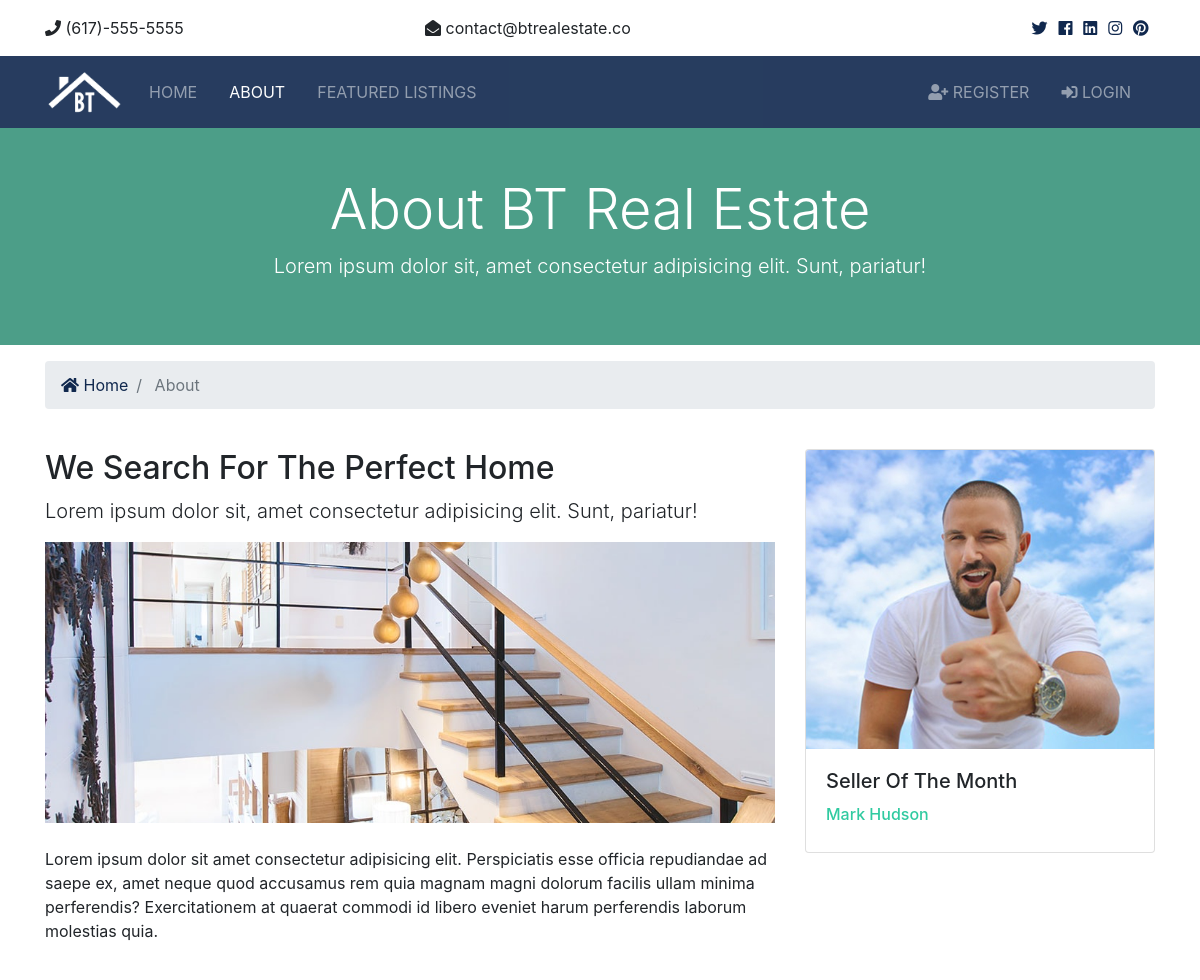
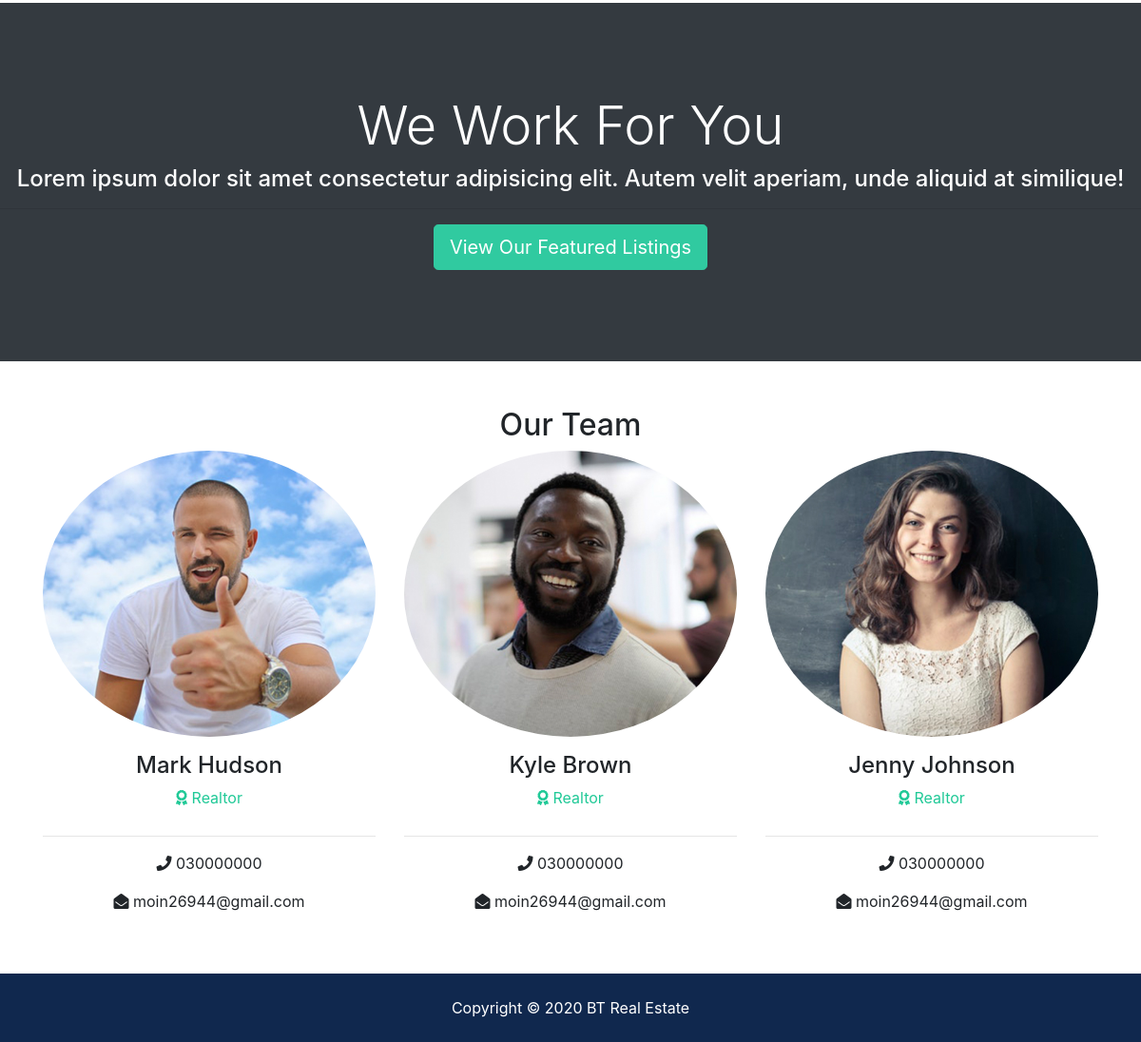
/about, run on the app's committed database (2 pictures, top to bottom).
### realtors/models.py (models this page shows, shortened)
class Realtor(models.Model):
    name=models.CharField(max_length=200)
    photo = models.ImageField(upload_to="photo/%Y/%m/%d/")
    description = models.TextField(blank=True)
    phone = models.CharField(max_length=20)
    email=models.CharField(max_length=50)
    is_mvp = models.BooleanField(default=False)
    hire_date = models.DateTimeField(default=datetime.now(),blank=True)

### pages/views.py (the view)
# urls.py: path("about",views.about,name="about"),
def about(request):
    realtors=Realtor.objects.order_by('-hire_date')
    mvp_realtors=Realtor.objects.all().filter(is_mvp=True)
    context={
        'realtors':realtors,
        'mvp_realtors':mvp_realtors
    }
    return render(request,"pages/about.html",context)

### templates/pages/about.html (shortened to what this page needs)
{% extends "base.html" %}
{% load static %}
{% block content %}
<section id="showcase-inner" class="py-5 text-white">
    <div class="container">
      <div class="row text-center">
        <div class="col-md-12">
          <h1 class="display-4">About BT Real Estate</h1>
          <p class="lead">Lorem ipsum dolor sit, amet consectetur adipisicing elit. Sunt, pariatur!</p>
        </div>
      </div>
    </div>
  </section>
  <section id="bc" class="mt-3">
    <div class="container">
      <nav aria-label="breadcrumb">
        <ol class="breadcrumb">
          <li class="breadcrumb-item">
            <a href="{% url 'home' %}">
              <i class="fas fa-home"></i> Home</a>
          </li>
          <li class="breadcrumb-item active"> About</li>
        </ol>
      </nav>
    </div>
  </section>
  <section id="about" class="py-4">
    <div class="container">
      <div class="row">
        <div class="col-md-8">
          <h2>We Search For The Perfect Home</h2>
          <p class="lead">Lorem ipsum dolor sit, amet consectetur adipisicing elit. Sunt, pariatur!</p>
          <img src="{% static 'img/about.jpg' %}" alt="">
          <p class="mt-4">Lorem ipsum dolor sit amet consectetur adipisicing elit. Perspiciatis esse officia repudiandae ad saepe ex, amet
            neque quod accusamus rem quia magnam magni dolorum facilis ullam minima perferendis? Exercitationem at quaerat
            commodi id libero eveniet harum perferendis laborum molestias quia.</p>
        </div>
        <div class="col-md-4">
          {% if mvp_realtors %}
            {% for mvp_realtor in mvp_realtors %}
              <div class="card">
                <img class="card-img-top" src="{{ mvp_realtor.photo.url }}" alt="Seller of the month">
                <div class="card-body">
                  <h5 class="card-title">Seller Of The Month</h5>
                  <h6 class="text-secondary">{{mvp_realtor.name}}</h6>
                </div>
              </div>
            {% endfor %}
          {% endif %}
        </div>
      </div>
    </div>
  </section>
  <section id="work" class="bg-dark text-white text-center">
    <h2 class="display-4">We Work For You</h2>
    <h4>Lorem ipsum dolor sit amet consectetur adipisicing elit. Autem velit aperiam, unde aliquid at similique!</h4>
    <hr>
    <a href="listings.html" class="btn btn-secondary text-white btn-lg">View Our Featured Listings</a>
  </section>
  <section id="team" class="py-5">
    <div class="container">
      <h2 class="text-center">Our Team</h2>
      <div class="row text-center">
        {% if realtors %}
          {% for realtor in realtors %}
            <div class="col-md-4">
              <img src="{{ realtor.photo.url }}" alt="" class="rounded-circle mb-3">
              <h4>{{realtor.name}}</h4>
              <p class="text-success">
                <i class="fas fa-award text-success mb-3"></i> Realtor</p>
              <hr>
              <p>
                <i class="fas fa-phone"></i> {{realtor.phone}}</p>
              <p>
                <i class="fas fa-envelope-open"></i> {{realtor.email}}</p>
            </div>
          {% endfor %}
        {% else %}
          <div class="col-md-12">
            <p>No Realtors Available</p>
          </div>
        {% endif %}
      </div>
    </div>
  </section>
{% endblock %}

### templates/base.html (shortened to what this page needs)
{% load static %}
<!DOCTYPE html>
<html lang="en">
<head>
    <link rel="stylesheet" href="{% static 'css/all.css' %}">
    <link rel="stylesheet" href="{% static 'css/bootstrap.css' %}">
    <link rel="stylesheet" href="{% static 'css/style.css' %}">
</head>
<body>
    {% include "particals/_header.html" %}
    {% block content %} {% endblock %}
    {% include "particals/_footer.html" %}
</body>
</html>

### templates/particals/_header.html (shortened to what this page needs)
{% load static %}
<section id="top-bar" class="p-3">
  <div class="container">
    <div class="row">
      <div class="col-md-4">
        <i class="fas fa-phone"></i> (617)-555-5555
      </div>
      <div class="col-md-4">
        <i class="fas fa-envelope-open"></i> contact@btrealestate.co
      </div>
      <div class="col-md-4">
        <div class="social text-right">
          <a href="#">
            <i class="fab fa-twitter"></i>
          </a>
          <a href="#">
            <i class="fab fa-facebook"></i>
          </a>
          <a href="#">
            <i class="fab fa-linkedin"></i>
          </a>
          <a href="#">
            <i class="fab fa-instagram"></i>
          </a>
          <a href="#">
            <i class="fab fa-pinterest"></i>
          </a>
        </div>
      </div>
    </div>
  </div>
</section>
<nav class="navbar navbar-expand-lg navbar-dark bg-primary sticky-top">
  <div class="container">
    <a class="navbar-brand" href="{% url 'home' %}">
      <img src="{% static 'img/logo.png' %}" class="logo" alt="">
    </a>
    <div class="collapse navbar-collapse" id="navbarNavAltMarkup">
      <ul class="navbar-nav">
        <li
        {% if '/' == request.path %}
        class="nav-item active mr-3"
        {% else %}
        class="nav-item mr-3"
        {% endif %}
        >
          <a class="nav-link" href="{% url 'home' %}">Home</a>
        </li>
        <li
        {% if 'about' in request.path %}
        class="nav-item active mr-3"
        {% else %}
        class="nav-item mr-3"
        {% endif %}
        >
          <a class="nav-link" href="{% url 'about' %}">About</a>
        </li>
        <li
        {% if 'listing' in request.path %}
        class="nav-item active mr-3"
        {% else %}
        class="nav-item mr-3"
        {% endif %}
        >
          <a class="nav-link" href="{% url 'listings' %}">Featured Listings</a>
        </li>
      </ul>
      <ul class="navbar-nav ml-auto">
        {% if user.is_authenticated %}
          <li
          {% if 'dashboard' in request.path %}
          class="nav-item active mr-3"
          {% else %}
          class="nav-item mr-3"
          {% endif %}
          >
            <a class="nav-link" href="{% url 'dashboard' %}">
              <i class="fas fa-user"></i>  Welcome {{user.first_name}} (Dashboard)</a>
          </li>
          <li>
            <a class="nav-link" href="javascript:{document.getElementById('logout').submit()}">
              <i class="fas fa-sign-out-alt"></i>
              Logout</a>
          </li>
          <form action="{% url 'logout' %}" id="logout" method="POST">
            {% csrf_token %}
            <input type="hidden">
          </form>
        {% else %}
          <li
          {% if 'register' in request.path %}
          class="nav-item active mr-3"
          {% else %}
          class="nav-item mr-3"
          {% endif %}
          >
            <a class="nav-link" href="{% url 'register' %}">
              <i class="fas fa-user-plus"></i> Register</a>
          </li>
          <li
          {% if 'login' in request.path %}
          class="nav-item active mr-3"
          {% else %}
          class="nav-item mr-3"
          {% endif %}>
            <a class="nav-link" href="{% url 'login' %}">
              <i class="fas fa-sign-in-alt"></i>
              Login</a>
          </li>
        {% endif %}
      </ul>
    </div>
  </div>
</nav>

### templates/particals/_footer.html
  <footer id="main-footer" class="py-4 bg-primary text-white text-center">
    Copyright &copy;
    <span class="year"></span> BT Real Estate
  </footer>

### pages/static/css/all.css (style rules this page uses)
.fa, .fas, .far, .fal, .fab { -moz-osx-font-smoothing: grayscale; -webkit-font-smoothing: antialiased; display: inline-block; font-style: normal; font-variant: normal; text-rendering: auto; line-height: 1; }
.fa-award:before { content: "\f559"; }
.fa-envelope-open:before { content: "\f2b6"; }
.fa-facebook:before { content: "\f09a"; }
.fa-home:before { content: "\f015"; }
.fa-instagram:before { content: "\f16d"; }
.fa-linkedin:before { content: "\f08c"; }
.fa-phone:before { content: "\f095"; }
.fa-pinterest:before { content: "\f0d2"; }
.fa-sign-in-alt:before { content: "\f2f6"; }
.fa-twitter:before { content: "\f099"; }
.fa-user-plus:before { content: "\f234"; }
.fab { font-family: 'Font Awesome 5 Brands'; }
.fa, .fas { font-family: 'Font Awesome 5 Free'; font-weight: 900; }

### pages/static/css/style.css (style rules this page uses)
.btn-secondary { color: #fff !important; }
img { width: 100%; }
.logo { width: 80px; }
.navbar { opacity: 0.9; text-transform: uppercase; }
.social a { margin-right: 0.4rem; }
#showcase-inner { background: url(../img/building.jpg) no-repeat top center fixed/cover; position: relative; overflow: hidden; min-height: 200px; }
#showcase-inner::before { content: ''; position: absolute; top: 0; left: 0; min-height: 100%; width: 100%; background: rgba(32, 134, 107, 0.8); }
#work { padding: 6rem 0; }

### data on the page
Realtor: photo (picture), name "Mark Hudson", phone "030000000", email "moin26944@gmail.com"
Realtor: photo (picture), name "Kyle Brown", phone "030000000", email "moin26944@gmail.com"
Realtor: photo (picture), name "Jenny Johnson", phone "030000000", email "moin26944@gmail.com"
